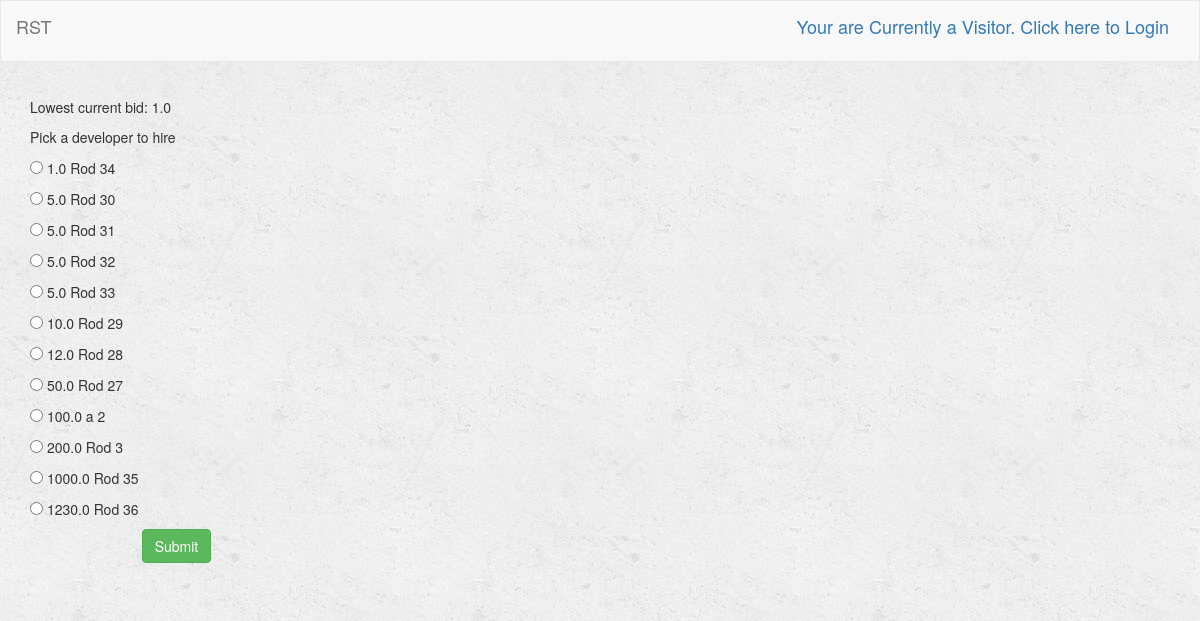
/turk/profile/2/job/2/bidder_list/, run on the app's committed database.
### turk/models.py (models this page shows, shortened)
class Job(models.Model):
    user = models.ForeignKey(User, on_delete=models.CASCADE, default=1)
    job_title = models.CharField(max_length=250)
    job_description = models.TextField()
    job_price = models.FloatField(default=0)
    is_complete = models.BooleanField(default=False)
    is_open = models.BooleanField(default=True) # Job is still open for bid
    lowest_bid = models.FloatField(validators=[MinValueValidator(0), MaxValueValidator(100)], default=0)
    bid_deadline = models.DateTimeField(default=datetime.now()+timedelta(7))

class Bidder(models.Model):
    job = models.ForeignKey(Job, on_delete=models.CASCADE)
    user = models.ForeignKey(User, on_delete=models.CASCADE, default=1)
    price = models.FloatField(validators=[MinValueValidator(1), MaxValueValidator(100)], default=1)
    isHired = models.BooleanField(default=False)

### turk/views.py (the view, shortened to what this page needs)
# urls.py: url(r'^profile/(?P<user_id>[0-9]+)/job/(?P<job_id>[0-9]+)/bidder_list/$', views.bidder_list, name='bidder_list'),
def bidder_list(request, user_id, job_id):
    user = get_object_or_404(User, pk=user_id)
    job = Job.objects.get(pk=job_id)
    bid_list = job.bidder_set.all().order_by('price')
    context = {
        'user': user,
        'job': job,
        'bid_list': bid_list,
    }
    return render(request, 'turk/bidder_list.html', context)

### turk/templates/turk/bidder_list.html (shortened to what this page needs)
{% extends 'turk/base.html' %}
{% block body %}
    <div class="container-fluid">
        <div class="row">
            <div class="col-sm-12 col-md-7">
                <div class="=panel panel-default">
                    <div class="panel-body">
                        <form class="form-horizontal" action="" method="post" enctype="multipart/form-data">
                            {% if job.lowest_bid > 0 %}
                                <p>Lowest current bid: {{job.lowest_bid}}</p>
                            {% else %}
                                <p>Lowest current bid: None</p>
                            {% endif %}
                            <p>Pick a developer to hire</p>
                            {% for bidder in bid_list %}
                                <p><input type="radio" value= {{bidder.user.id}},{{bidder.price}},{{bidder.id}},{{job.lowest_bid}} name="bidder"> {{bidder.price}} {{bidder.user.username}} {{bidder.id}} </input></p>
                            {% endfor %}
                            <div class="form-group">
                                <div class="col-sm-offset-2 col-sm-10">
                                    <button type="submit" class="btn btn-success">Submit</button>
                                </div>
                            </div>
                        </form>
                    </div>
                </div>
            </div>
        </div>
    </div>
{% endblock %}

### turk/static/turk/style.css (style rules this page uses)
body { background: white url("images/background.png"); }

### data on the page
Job: lowest_bid "1.0"
Bidder: price "1.0", user.username "Rod", id "34"
Bidder: price "5.0", user.username "Rod", id "30"
Bidder: price "5.0", user.username "Rod", id "31"
Bidder: price "5.0", user.username "Rod", id "32"
Bidder: price "5.0", user.username "Rod", id "33"
Bidder: price "10.0", user.username "Rod", id "29"
Bidder: price "12.0", user.username "Rod", id "28"
Bidder: price "50.0", user.username "Rod", id "27"
Bidder: price "100.0", user.username "a", id "2"
Bidder: price "200.0", user.username "Rod", id "3"
Bidder: price "1000.0", user.username "Rod", id "35"
Bidder: price "1230.0", user.username "Rod", id "36"
